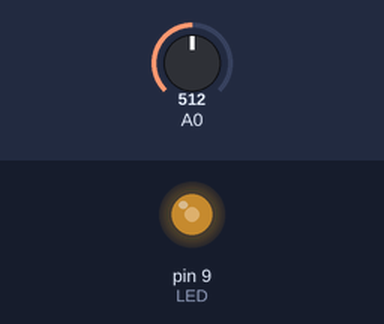
This sketch was run on a simulated Arduino Uno, built with avr-gcc and run on an emulated ATmega328P. Parts: output pins drawn as LEDs (lit = HIGH). Inputs (shaded band) come from the test bench; at power-on: A0 = 512.

Above: at 1.2 s.
1.3 s: A0 set to 716
At 2.5 s:
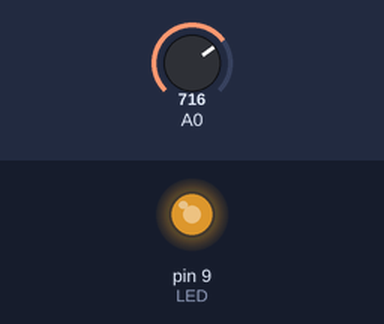
2.8 s: A0 set to 900
At 3.9 s:
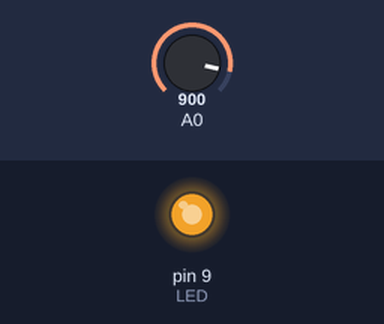
4.3 s: A0 set to 122
At 5.0 s:
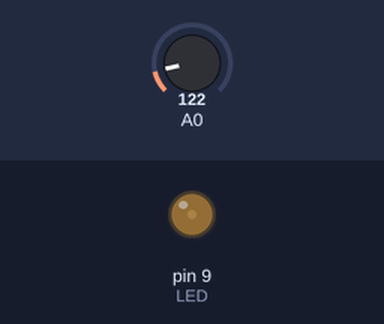
5.8 s: A0 set to 0
At 6.2 s:
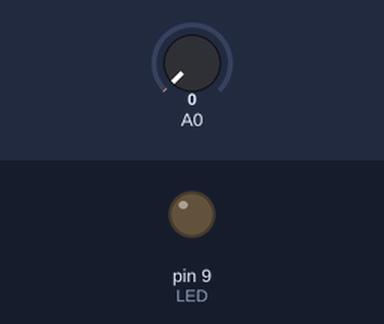
Timing chart, 0 to 8.3 s (numbered marks = the images above; inputs shaded):
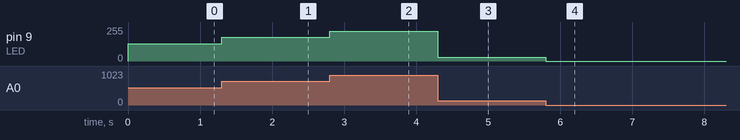

The sketch:

light_sensor-led.ino
```cpp
const int LED = 9;
int val = 0;

void setup() {
  // put your setup code here, to run once:
  pinMode(LED,OUTPUT);
}

void loop() {
  // put your main code here, to run repeatedly:
  val = analogRead(0); //センサから値を読み取る
  analogWrite(LED,val/4);
  delay(0);

}
```

Measured:
- after the input at 1.3 s, pin 9 (LED): 128/255 → 179/255 at once
- after the input at 2.8 s, pin 9 (LED): 179/255 → 225/255 at once
- after the input at 4.3 s, pin 9 (LED): 225/255 → 30/255 at once
- after the input at 5.8 s, pin 9 (LED): 30/255 → 0/255 at once
